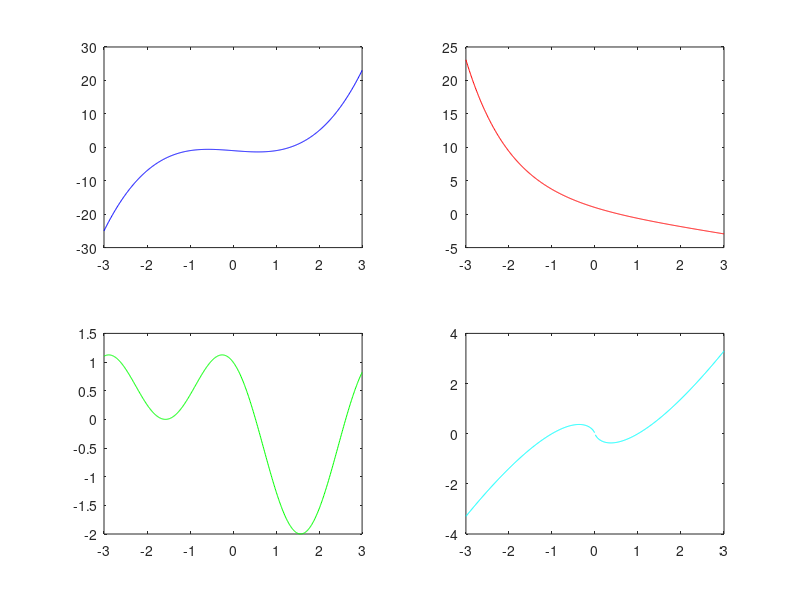

Recreate this plot in MATLAB.

%a) graficar usando plot    
x = -3:1/100:3;
f1 = x.^3 - x - 1;
f2 = exp(-x) - x;
f3 = cos(2.*x) - sin(x);
f4 = x.*log(abs(x));

plot(x,f1,'b', x,f2,'r', x,f3,'g', x,f4,'c'), grid on,

%b) graficar usando subplot

x = -3:1/100:3;
f1 = x.^3 - x - 1;
f2 = exp(-x) - x;
f3 = cos(2.*x) - sin(x);
f4 = x.*log(abs(x));

subplot(2,2,1), plot(x,f1,'b');
subplot(2,2,2), plot(x,f2,'r');
subplot(2,2,3), plot(x,f3,'g');
subplot(2,2,4), plot(x,f4,'c');
%subplot(m,n,p) arma un recuadro de tamaño mxn y p indica en que posicion.
